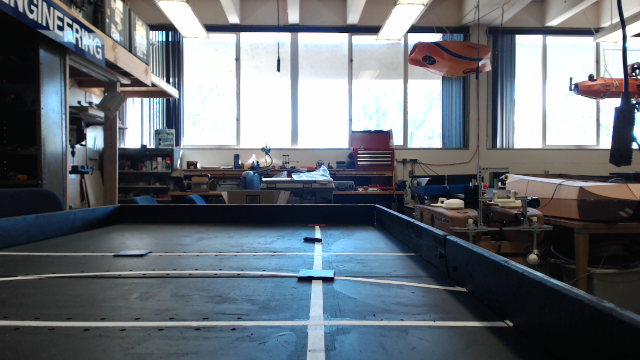
#> input picture ros/ieee2014_vision/src/Implementation/CoursePracticeMarch2.png, 640 x 360 px, found by its file name
$ python adaptive_thresh.py ../Implementation/CoursePracticeMarch2.png   (Python 2 division)
#> lines starting #> are read from the running program, lines starting #| are printed output that depends on the picture; after the words box and inside, x2 and y2 are one past the last pixel; in counts of white or black regions, pixels touching at a corner belong together
import cv2
import numpy as np

def nothing(x):
    pass

def makeOdd(x):
    if(not x%2):
        x += 1
    return x

# [68 lines left out: functions discoverSquares, discover_canny_squares, not called in this run]

def adapt_thresh(image):
    HSVimage = cv2.cvtColor(image, cv2.COLOR_BGR2LAB)
    blue_lower=np.array([100, 0,0],np.uint8)
    #blue_lower=np.array([100,th2,th3],np.uint8)
    blue_upper=np.array([140,255,255],np.uint8)
    blue=cv2.inRange(HSVimage,blue_lower,blue_upper)
    #Isolation of low-high blue
    #Target element: Firing Blocks

    histeq = lambda input_image: cv2.equaliztHist(input_image)

    thresh = lambda input_image, C_val: cv2.adaptiveThreshold(input_image,255,cv2.ADAPTIVE_THRESH_GAUSSIAN_C, cv2.THRESH_BINARY_INV, makeOdd(194),C_val)
    h,s,v = cv2.split(HSVimage)

    limits = (143,28,0)
    #merged =  cv2.merge(map(thresh,(h,s,v),(th2,th3,th4)))
    return thresh(v,0)


if __name__=='__main__':
    import sys, os
    #image = cv2.imread('../Implementation/TwoBlueBlocks.png')
    #input = cv2.imread('../Implementation/myalgo2101974.jpg')
    #input = cv2.imread('../Implementation/myalgo2099447.jpg')

    path = os.path.dirname(os.path.abspath(__file__))
    path = os.path.abspath(os.path.join(path,".."))
    if len(sys.argv) > 1:
            image_name = sys.argv[1]
    else:
        image_name = 'frame0000'

    fex = '.jpg'
    if '.' in image_name:
        fex = ''


    input_image = cv2.imread(path + '/Debug/' + image_name + fex)
#> input_image is the input picture: shape (360, 640, 3); mean B, G, R 116.4, 109.3, 102.8
    image = cv2.GaussianBlur(input_image, (7, 7), sigmaX = 1, sigmaY = 1)
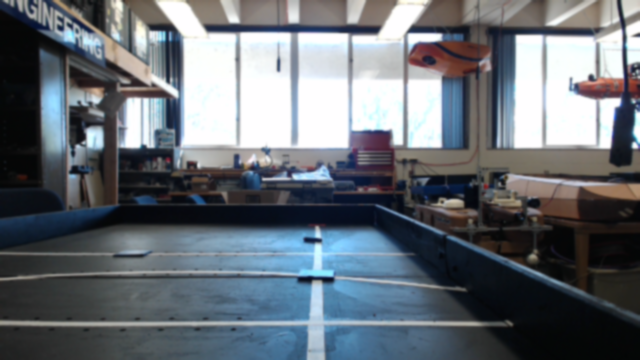
#> image: shape (360, 640, 3); mean B, G, R 116.4, 109.3, 102.8

    cv2.namedWindow('Frame')


    cv2.createTrackbar('Th1', 'Frame', 194, 255,nothing)
    cv2.createTrackbar('Th2', 'Frame', 143, 255,nothing)
    cv2.createTrackbar('Th3', 'Frame', 28, 255,nothing)
    cv2.createTrackbar('Th4', 'Frame', 0, 255, nothing)
    cv2.createTrackbar('Th5', 'Frame', 21, 255, nothing)
    HSVimage = cv2.cvtColor(image, cv2.COLOR_BGR2LAB)
#> HSVimage: shape (360, 640, 3); mean of channels 0, 1, 2 112.5, 127.8, 123.5


    while(True):
        th1 = cv2.getTrackbarPos('Th1','Frame')
        th2 = cv2.getTrackbarPos('Th2','Frame')
        th3 = cv2.getTrackbarPos('Th3','Frame')
        th4 = cv2.getTrackbarPos('Th4','Frame')
        th5 = cv2.getTrackbarPos('Th5','Frame')


        blue_lower=np.array([100, 0,0],np.uint8)
        #blue_lower=np.array([100,th2,th3],np.uint8)
        blue_upper=np.array([140,255,255],np.uint8)
        blue=cv2.inRange(HSVimage,blue_lower,blue_upper)
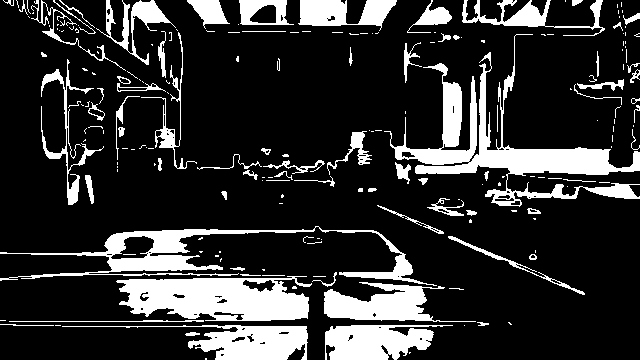
#> blue: shape (360, 640); 19.1% white; 201 white regions (125 under 20 px), largest, box (x1, y1, x2, y2) and area: (384, 34, 640, 207) 8985, (116, 276, 312, 321) 6404, (0, 226, 437, 286) 4749
        # [9 lines of commented-out code are left out]
        merged = adapt_thresh(image)
#> in adapt_thresh, `h,s,v = cv2.split(HSVimage)`:
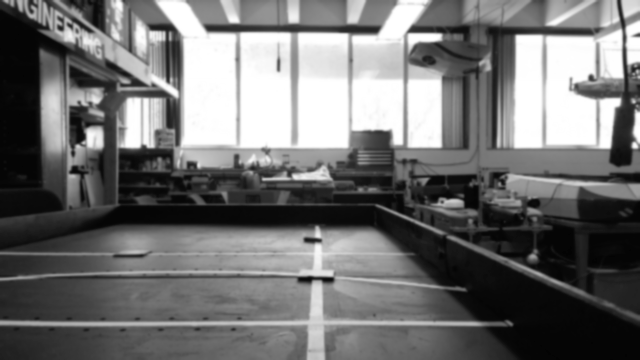
#> h: shape (360, 640); min 3, max 255, mean 112.5
#> in adapt_thresh, `h,s,v = cv2.split(HSVimage)`:
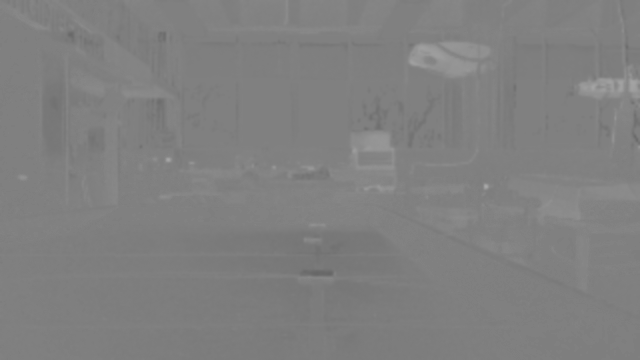
#> s: shape (360, 640); min 103, max 168, mean 127.8
#> in adapt_thresh, `h,s,v = cv2.split(HSVimage)`:
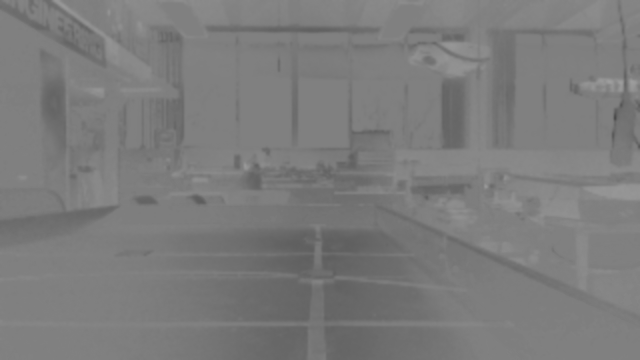
#> v: shape (360, 640); min 74, max 158, mean 123.5
#> in adapt_thresh, `return thresh(v,0)`:
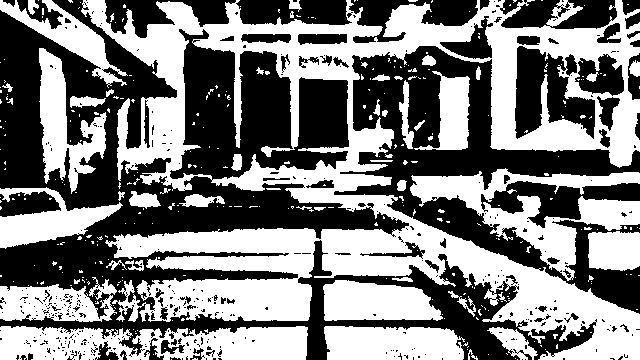
#> returned value: shape (360, 640); 49.5% white; 336 white regions (283 under 20 px), largest, box (x1, y1, x2, y2) and area: (81, 0, 640, 360) 66404, (410, 168, 640, 281) 8352, (0, 326, 308, 360) 8033
        cv2.imshow("Merged", merged)


        #HERE: TARGETING WHITE LINES!
        #acceptable_pixels = blue &
        #cv2.imshow("Acceptable Pixels", acceptable_pixels)


        keyPress = cv2.waitKey(30) & 0xFF
#> (key q is pressed here)
        if (keyPress):
            if(keyPress == ord('q')):

                break
    cv2.destroyAllWindows()

$ run again, with python/vision/Implementation/TwoBlueBlocks.png copied over ros/ieee2014_vision/src/Implementation/CoursePracticeMarch2.png
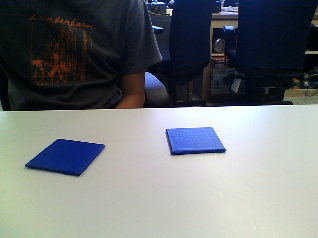
#> input picture python/vision/Implementation/TwoBlueBlocks.png, 318 x 238 px, found by its file name
#> input_image is the input picture: shape (238, 318, 3); mean B, G, R 120.3, 117.9, 112.9
#> HSVimage: shape (238, 318, 3); mean of channels 0, 1, 2 119.7, 127.9, 125.7
#> `blue=cv2.inRange(HSVimage,blue_lower,blue_upper)`:
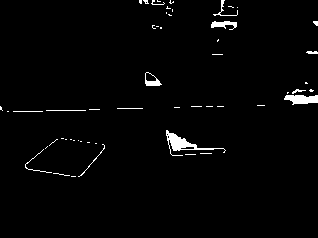
#> blue: shape (238, 318); 1.9% white; 54 white regions (41 under 20 px), largest, box (x1, y1, x2, y2) and area: (166, 130, 226, 156) 377, (284, 95, 318, 105) 247, (211, 21, 237, 30) 132
#> in adapt_thresh, `return thresh(v,0)`:
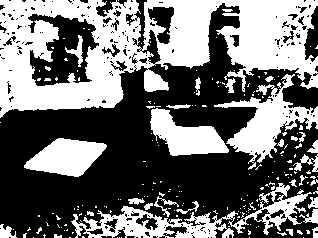
#> returned value: shape (238, 318); 44.1% white; 200 white regions (169 under 20 px), largest, box (x1, y1, x2, y2) and area: (0, 0, 318, 118) 20156, (71, 183, 312, 238) 3627, (214, 74, 318, 170) 3116

$ run again, with python/vision/Implementation/myalgo2101974.jpg saved as ros/ieee2014_vision/src/Implementation/CoursePracticeMarch2.png
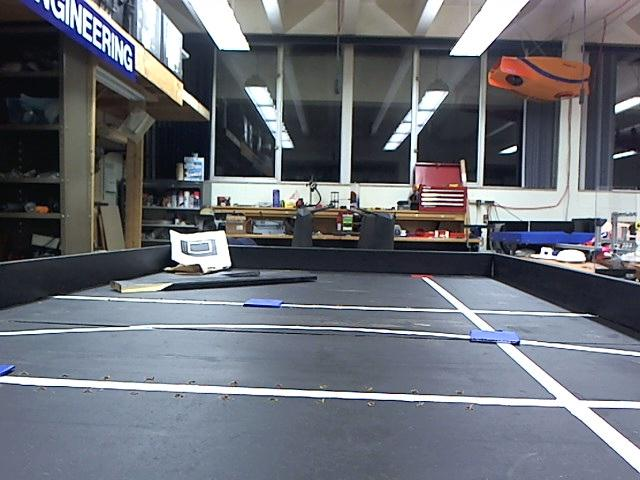
#> input picture python/vision/Implementation/myalgo2101974.jpg, 640 x 480 px, found by its file name
#> input_image is the input picture: shape (480, 640, 3); mean B, G, R 117.4, 109.6, 106.3
#> HSVimage: shape (480, 640, 3); mean of channels 0, 1, 2 115.1, 128.9, 123.3
#> `blue=cv2.inRange(HSVimage,blue_lower,blue_upper)`:
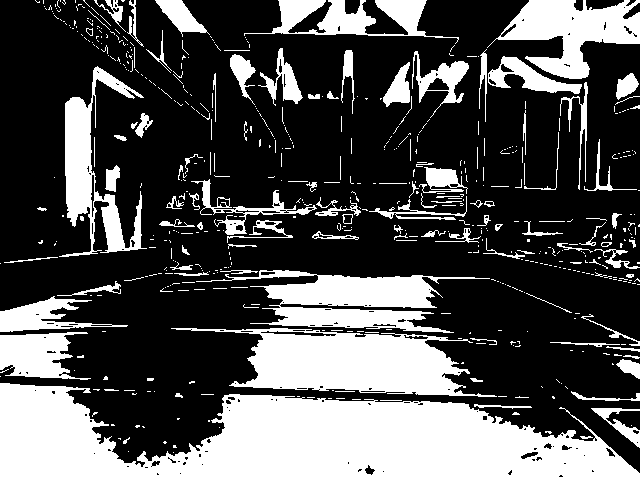
#> blue: shape (480, 640); 31.6% white; 571 white regions (455 under 20 px), largest, box (x1, y1, x2, y2) and area: (0, 383, 640, 480) 39715, (171, 328, 497, 397) 11584, (196, 270, 490, 333) 7619
#> in adapt_thresh, `return thresh(v,0)`:
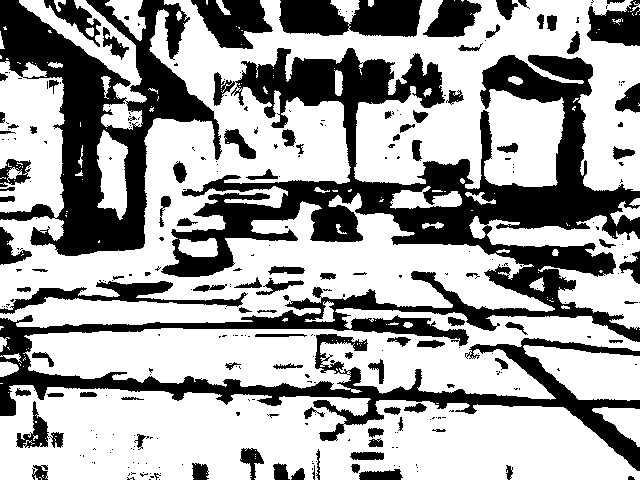
#> returned value: shape (480, 640); 64.2% white; 307 black regions (207 under 20 px), largest, box (x1, y1, x2, y2) and area: (0, 48, 640, 471) 62486, (0, 0, 222, 256) 22156, (279, 0, 422, 37) 4306

$ run again, with python/vision/Implementation/myalgo2099447.jpg saved as ros/ieee2014_vision/src/Implementation/CoursePracticeMarch2.png
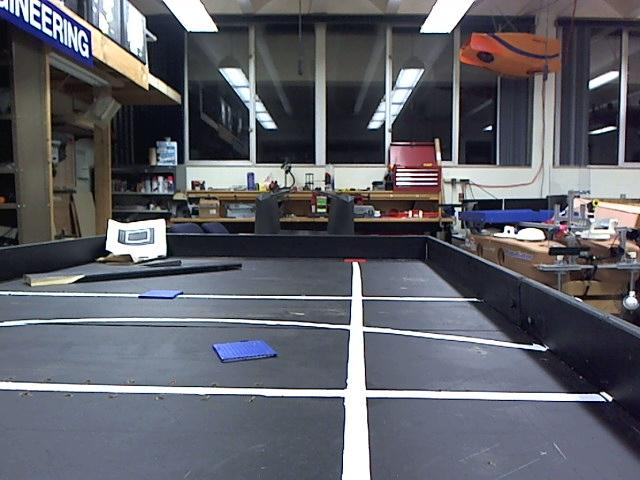
#> input picture python/vision/Implementation/myalgo2099447.jpg, 640 x 480 px, found by its file name
#> input_image is the input picture: shape (480, 640, 3); mean B, G, R 104.8, 96.8, 95.7
#> HSVimage: shape (480, 640, 3); mean of channels 0, 1, 2 102.4, 129.8, 123.3
#> `blue=cv2.inRange(HSVimage,blue_lower,blue_upper)`:
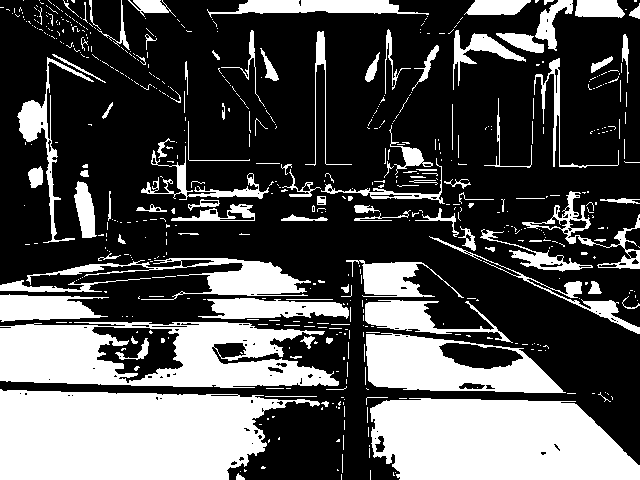
#> blue: shape (480, 640); 32.5% white; 578 white regions (465 under 20 px), largest, box (x1, y1, x2, y2) and area: (0, 389, 320, 480) 22360, (370, 398, 640, 480) 18511, (0, 322, 339, 388) 14396
#> in adapt_thresh, `return thresh(v,0)`:
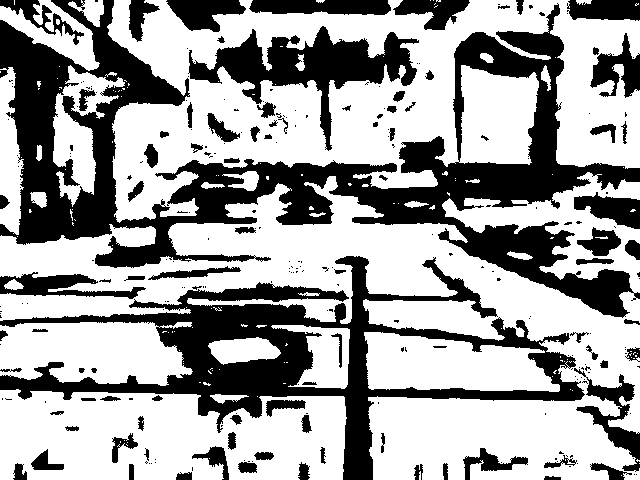
#> returned value: shape (480, 640); 63.1% white; 262 black regions (171 under 20 px), largest, box (x1, y1, x2, y2) and area: (0, 0, 640, 318) 52274, (0, 256, 585, 480) 28457, (188, 26, 419, 151) 8627
